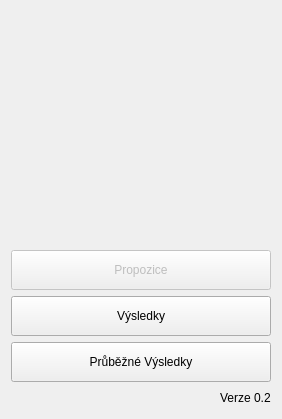
<?xml version="1.0" encoding="UTF-8"?>
<ui version="4.0">
 <class>Menu</class>
 <widget class="QDialog" name="Menu">
  <property name="geometry">
   <rect>
    <x>0</x>
    <y>0</y>
    <width>282</width>
    <height>419</height>
   </rect>
  </property>
  <property name="windowTitle">
   <string>Pekelník - Menu</string>
  </property>
  <property name="whatsThis">
   <string notr="true"/>
  </property>
  <layout class="QVBoxLayout" name="verticalLayout">
   <item>
    <layout class="QVBoxLayout" name="verticalLayout_2">
     <item>
      <layout class="QHBoxLayout" name="horizontalLayout_2">
       <item>
        <spacer name="horizontalSpacer_3">
         <property name="orientation">
          <enum>Qt::Horizontal</enum>
         </property>
         <property name="sizeHint" stdset="0">
          <size>
           <width>40</width>
           <height>20</height>
          </size>
         </property>
        </spacer>
       </item>
       <item>
        <widget class="QLabel" name="label_2">
         <property name="text">
          <string/>
         </property>
         <property name="pixmap">
          <pixmap resource="img.qrc">:/logo/peklo.png</pixmap>
         </property>
        </widget>
       </item>
       <item>
        <spacer name="horizontalSpacer_2">
         <property name="orientation">
          <enum>Qt::Horizontal</enum>
         </property>
         <property name="sizeHint" stdset="0">
          <size>
           <width>40</width>
           <height>20</height>
          </size>
         </property>
        </spacer>
       </item>
      </layout>
     </item>
     <item>
      <spacer name="verticalSpacer">
       <property name="orientation">
        <enum>Qt::Vertical</enum>
       </property>
       <property name="sizeHint" stdset="0">
        <size>
         <width>20</width>
         <height>40</height>
        </size>
       </property>
      </spacer>
     </item>
     <item>
      <widget class="QPushButton" name="propositionsBtn">
       <property name="enabled">
        <bool>false</bool>
       </property>
       <property name="sizePolicy">
        <sizepolicy hsizetype="Minimum" vsizetype="Minimum">
         <horstretch>0</horstretch>
         <verstretch>0</verstretch>
        </sizepolicy>
       </property>
       <property name="minimumSize">
        <size>
         <width>0</width>
         <height>40</height>
        </size>
       </property>
       <property name="text">
        <string>Propozice</string>
       </property>
      </widget>
     </item>
     <item>
      <widget class="QPushButton" name="resultsBtn">
       <property name="sizePolicy">
        <sizepolicy hsizetype="Minimum" vsizetype="Minimum">
         <horstretch>0</horstretch>
         <verstretch>0</verstretch>
        </sizepolicy>
       </property>
       <property name="minimumSize">
        <size>
         <width>0</width>
         <height>40</height>
        </size>
       </property>
       <property name="text">
        <string>Výsledky</string>
       </property>
      </widget>
     </item>
     <item>
      <widget class="QPushButton" name="continuousResultBtn">
       <property name="sizePolicy">
        <sizepolicy hsizetype="Minimum" vsizetype="Minimum">
         <horstretch>0</horstretch>
         <verstretch>0</verstretch>
        </sizepolicy>
       </property>
       <property name="minimumSize">
        <size>
         <width>0</width>
         <height>40</height>
        </size>
       </property>
       <property name="text">
        <string>Průběžné Výsledky</string>
       </property>
      </widget>
     </item>
    </layout>
   </item>
   <item>
    <layout class="QHBoxLayout" name="horizontalLayout">
     <item>
      <spacer name="horizontalSpacer">
       <property name="orientation">
        <enum>Qt::Horizontal</enum>
       </property>
       <property name="sizeHint" stdset="0">
        <size>
         <width>40</width>
         <height>20</height>
        </size>
       </property>
      </spacer>
     </item>
     <item>
      <widget class="QLabel" name="label">
       <property name="text">
        <string>Verze 0.2</string>
       </property>
      </widget>
     </item>
    </layout>
   </item>
  </layout>
 </widget>
 <layoutdefault spacing="6" margin="11"/>
 <resources>
  <include location="img.qrc"/>
 </resources>
 <connections/>
</ui>
